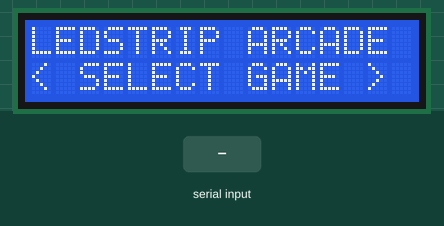
This sketch was run on a simulated Arduino Uno, built with avr-gcc and run on an emulated ATmega328P. Shown: 16×2 character LCD. The test bench sets the inputs (shaded band).

Above: at 1.2 s.
1.3 s: "0" received over the second serial link
At 2.4 s:
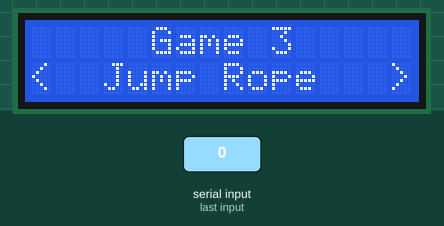
2.8 s: "1" received over the second serial link
At 3.5 s:
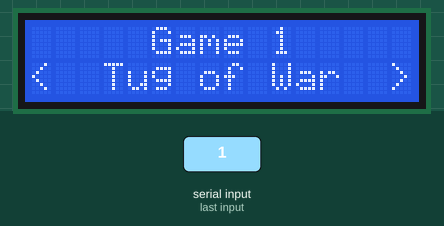
4.3 s: "X" received over the second serial link
At 4.9 s:
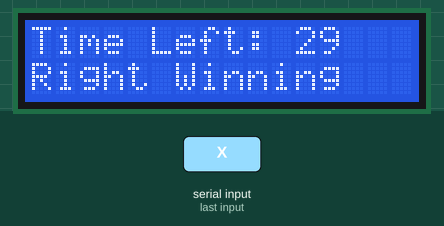
7.3 s: "Y" received over the second serial link
At 7.9 s:
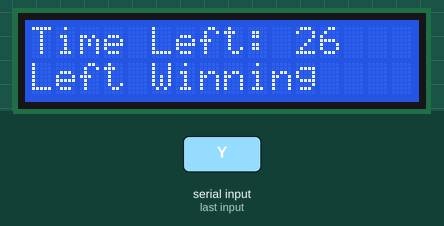
10.3 s: "L" received over the second serial link
11.8 s: "S" received over the second serial link
At 12.2 s:
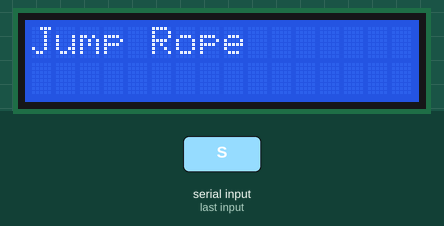
Timing chart, 0 to 14.8 s (numbered marks = the images above; inputs shaded):
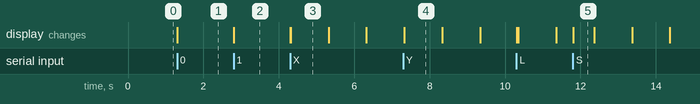

Measured:
- after the input at 1.3 s, the display: changes at once (image 1)
- after the input at 2.8 s, the display: changes at once (image 2)
- after the input at 4.3 s, the display: first changes at once (image 3 shows a later state)
- after the input at 7.3 s, the display: changes at once (image 4)
- after the input at 11.8 s, the display: changes at once (image 5)
- what the display in image 4 shows lasts 1.0 s, from 7.3 s to 8.3 s
- what the display in image 5 shows lasts 0.6 s, from 11.8 s to 12.4 s

The sketch:

362GroupProjLCD.ino
```cpp
#include <LiquidCrystal.h>
#include <SoftwareSerial.h>

SoftwareSerial LEDConnection(8,9);
int gameMode = 0;
bool onMenu = true;

//lcd variables
const int rs = 12, en = 11, d4 = 7, d5 = 6, d6 = 5, d7 = 4;  //pin locations for lcd
LiquidCrystal lcd(rs, en, d4, d5, d6, d7);
unsigned long timer = 30;
unsigned long lastTimePoint = 0;

//jump rope lcd var;
int playerWinning = 0;

void setInitialLCDSetup(int gameNumber){
 switch (gameNumber) {
  case 1: TugOfWarUpdateLCD(); gameMode = 1; break;
  case 2: colorPickerUpdateLCD(); gameMode = 2; break;
  case 3: jumpRopeUpdateLCD(); gameMode = 3; break;
 }
}

//////////////////////////// Jump Rope ///////////////////////////////////////////////////////////

void jumpRopeUpdateLCD(){
  lcd.clear();
    lcd.setCursor(0, 0);
    lcd.print("Jump Rope");
}

void endJumpRope() {
    lcd.clear();
    lcd.setCursor(0, 0);
    lcd.print("Game End");
    lcd.setCursor(0, 1);
    lcd.print("Play Again?");
}

/////////////////////////// Color Picker //////////////////////////////////

void colorPickerUpdateLCD(){ //updates LCD at start of game
    lcd.clear();
    lcd.setCursor(0, 0);
    lcd.print("Color Picker");
}

///////////////////// Tug of War ////////////////////////////

void endTugOfWar() { //Calculates who won the game and displays it on the lcd
   lcd.clear();
   lcd.setCursor(0, 0);
   if (playerWinning == 1) { lcd.print("Left wins"); }
  else if (playerWinning == 2) { lcd.print("Right Wins"); }
  else { lcd.print("Draw!"); }
  gameMode = 0;
}

void TugOfWarUpdateLCD(){ //Updates LCD (continously) during game
  lcd.clear();
  lcd.setCursor(0,0);
     lcd.print("Time Left: "); lcd.print(timer);
     lcd.setCursor(0, 1);
     switch (playerWinning) {
      case 0: lcd.print("FIGHT!!!"); break;
      case 1: lcd.print("Left Winning"); break;
      case 2: lcd.print("Right Winning"); break;
     }
}

//////////////////////////////  Menu System ///////////////////////
int index = -1;

struct Game {
int gameNumber;
String gameTitle;
int screenOffset; //to make sure the title is centered
char infoChar;

Game(int num, String title, int offset, char info) { //used in menu system
  gameNumber = num;
  gameTitle = title;
   screenOffset = offset;
   infoChar = info;
}
};

Game tugOfWar = Game(1,"Tug of War",3,'T');
Game colorPicker = Game(2,"Color Picker",2,'C');
Game jumpRope = Game(3, "Jump Rope",3,'J');

Game games[3] =  {tugOfWar, colorPicker,jumpRope};

// 0 = left, 1 = right, 2 = up, 3 = down
void UpdateMenuScreen(char recData) {  //updates menu system based off of input
   switch (recData) {
     case '0': index--; break; //left
     case '1': index++; break; //right
     default:  //up or down
     if (index == -1) { return; }  //index is -1 at start if still -1 do nothing
     LEDConnection.print(games[index].infoChar);  //tell LEDStrip to play specific game
     onMenu = false;  //turn off menu
     setInitialLCDSetup(games[index].gameNumber);  //change LCD to that games set up
     return;
   }
   if (index < 0) { index = 2;} //loop index
   if (index == 3) { index = 0; }

   lcd.clear();
   lcd.setCursor(0, 0);
   lcd.print("     Game "); lcd.print(games[index].gameNumber);
   lcd.setCursor(0, 1);
   lcd.print("< "); lcd.setCursor(games[index].screenOffset, 1); lcd.print(games[index].gameTitle);  lcd.setCursor(15, 1); lcd.print(">");

}

void setup() {
  pinMode(8,INPUT);
  pinMode(9,OUTPUT);
    LEDConnection.begin(9600);

   lcd.begin(16, 2);
     lcd.clear();
     lcd.setCursor(0, 0);
     lcd.print("LEDSTRIP ARCADE");
      lcd.setCursor(0, 1);
     lcd.print("< SELECT GAME >");
}

void loop() {
 if (gameMode == 1 && millis() - lastTimePoint > 1000) {  //updates lcd in tug of war
   timer--;
   if (timer == 0) { LEDConnection.print("D"); endTugOfWar();}
  else { TugOfWarUpdateLCD(); }
  lastTimePoint = millis();
 }

   if (LEDConnection.available()) {  //for getting input from other arduinos (not in use right now)
      char recData = LEDConnection.read();

         if (onMenu) {UpdateMenuScreen(recData); }

            if (recData == 'X') { playerWinning = 2; } //tug of war player 1 won
            if (recData == 'Y') { playerWinning = 1;  } //tug of war player 2 won
            if (recData == 'Z') { playerWinning = 0;  } //tug of war player draw
            if (recData == 'L') { endJumpRope(); } //jump rope end game
            if(recData == 'S') { jumpRopeUpdateLCD(); } //start new jump rope game
            if(recData == 'T') { endTugOfWar(); }
   }

}
```
